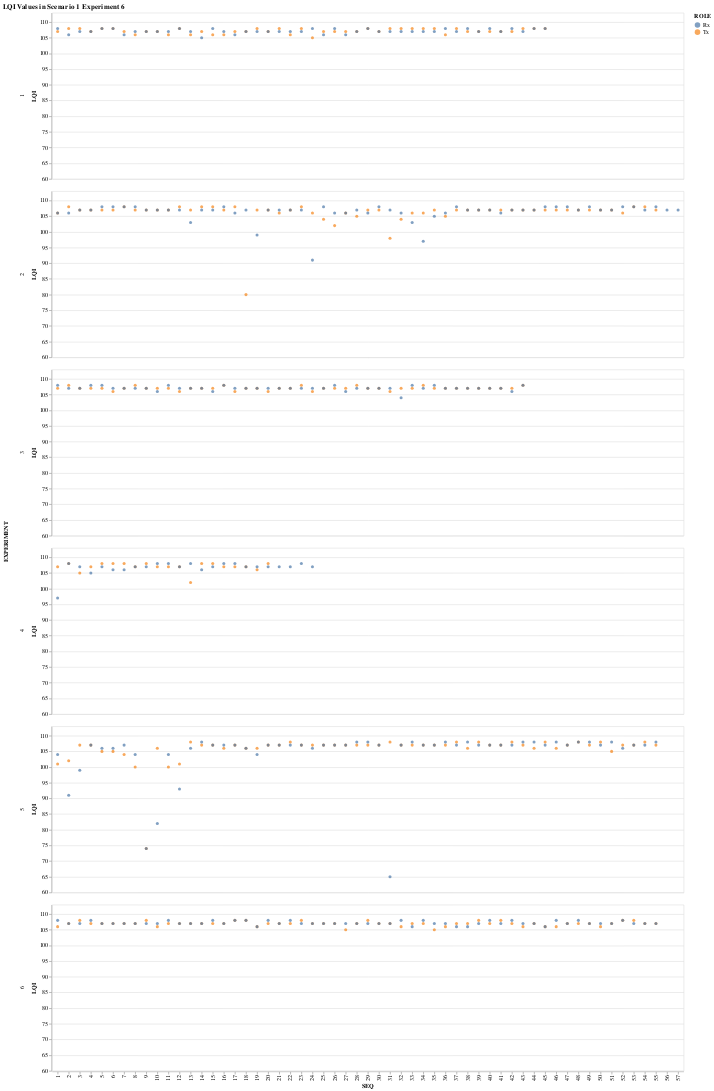

The notebook cell this image was saved under:
### Markdown cell above
### LQI

### Code cell
LQI_df = logs.loc[((logs["ACK"]==0) & (logs["ROLE"]=="Rx")) | ((logs["ACK"]==240) & (logs["ROLE"]=="Tx"))][["SEQ", "LQI", "ROLE", "EXPERIMENT"]]

alt.Chart(LQI_df, title=f"LQI Values in Scenario 1 Experiment {experiment}").mark_point(filled=True).encode(
    x="SEQ:O",
    y=alt.Y("LQI:Q", scale=alt.Scale(domain=(min(LQI_df["LQI"])-5, max(LQI_df["LQI"])+5))),
    color="ROLE:N",
    row="EXPERIMENT:N"
)

### Figure 1 — Vega-Lite specification as saved in the notebook (floating-point values rounded to 4 significant figures; data arrays with more than 128 entries replaced by an {"elided": "..."} marker saying what was removed)
{"config": {"view": {"continuousWidth": 400, "continuousHeight": 300}}, "data": {"name": "data-6fa9d1993871fe904a9c01b6a11dd6a3"}, "mark": {"type": "point", "filled": true}, "encoding": {"color": {"field": "ROLE", "type": "nominal"}, "row": {"field": "EXPERIMENT", "type": "nominal"}, "x": {"field": "SEQ", "type": "ordinal"}, "y": {"field": "LQI", "scale": {"domain": [60, 113]}, "type": "quantitative"}}, "title": "LQI Values in Scenario 1 Experiment 6", "$schema": "https://vega.github.io/schema/vega-lite/v4.17.0.json", "datasets": {"data-6fa9d1993871fe904a9c01b6a11dd6a3": {"elided": "552 records"}}}
